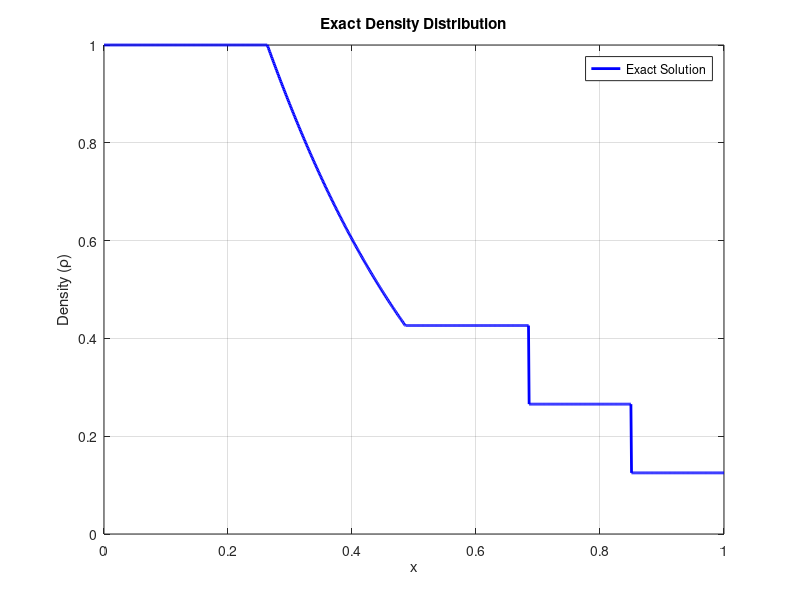

Reproduce this figure in MATLAB. (Note: this script raises an error after producing the figure.)
function riemann_exact_solution()
    % Exact solution for Sod's shock tube problem
    
    % Initial conditions
    rho_L = 1.0; u_L = 0.0; p_L = 1.0;
    rho_R = 0.125; u_R = 0.0; p_R = 0.1;
    gamma = 1.4;
    
    % Domain and time
    x = linspace(0, 1, 1000);
    t = 0.2;
    x0 = 0.5; % Initial membrane position
    
    % Sound speeds
    a_L = sqrt(gamma * p_L / rho_L);
    a_R = sqrt(gamma * p_R / rho_R);
    
    % Solve for star pressure using Newton-Raphson
    p_star = solve_star_pressure(p_L, p_R, u_L, u_R, rho_L, rho_R, gamma);
    
    % Calculate star velocity
    u_star = u_L + (2*a_L/(gamma-1)) * (1 - (p_star/p_L)^((gamma-1)/(2*gamma)));
    
    % Star densities
    rho_L_star = rho_L * (p_star/p_L)^(1/gamma);
    beta = (gamma+1)/(gamma-1);
    rho_R_star = rho_R * (1 + beta*(p_star/p_R)) / (beta + (p_star/p_R));
    
    % Wave speeds
    a_L_star = sqrt(gamma * p_star / rho_L_star);
    S_HL = u_L - a_L;
    S_TL = u_star - a_L_star;
    S_contact = u_star;
    S_shock = u_R + a_R * sqrt((gamma+1)/(2*gamma) * (p_star/p_R) + (gamma-1)/(2*gamma));
    
    % Initialize solution arrays
    rho = zeros(size(x));
    u = zeros(size(x));
    p = zeros(size(x));
    
    % Calculate exact solution
    for i = 1:length(x)
        xi = (x(i) - x0) / t;
        
        if xi < S_HL
            % Left state
            rho(i) = rho_L;
            u(i) = u_L;
            p(i) = p_L;
        elseif xi < S_TL
            % Rarefaction fan
            u_fan = (2/(gamma+1)) * (a_L + xi + (gamma-1)/2 * u_L);
            a_fan = u_fan - xi;
            rho(i) = rho_L * (a_fan/a_L)^(2/(gamma-1));
            u(i) = u_fan;
            p(i) = p_L * (a_fan/a_L)^(2*gamma/(gamma-1));
        elseif xi < S_contact
            % Left star state
            rho(i) = rho_L_star;
            u(i) = u_star;
            p(i) = p_star;
        elseif xi < S_shock
            % Right star state
            rho(i) = rho_R_star;
            u(i) = u_star;
            p(i) = p_star;
        else
            % Right state
            rho(i) = rho_R;
            u(i) = u_R;
            p(i) = p_R;
        end
    end
    
    % Save individual plots as PNG
    % Density plot
    figure('Position', [100, 100, 400, 300]);
    set(gcf, 'Color', 'white');
    plot(x, rho, 'b-', 'LineWidth', 2);
    xlabel('x');
    ylabel('Density (\rho)');
    title('Exact Density Distribution');
    legend('Exact Solution', 'Location', 'best');
    grid on;
    matlab2tikz('../figure/density_exact.tex');
    
    % Velocity plot
    figure('Position', [100, 100, 400, 300]);
    set(gcf, 'Color', 'white');
    plot(x, u, 'r-', 'LineWidth', 2);
    xlabel('x');
    ylabel('Velocity (u)');
    title('Exact Velocity Distribution');
    legend('Exact Solution', 'Location', 'best');
    grid on;
    matlab2tikz('../figure/velocity_exact.tex');
    
    % Pressure plot
    figure('Position', [100, 100, 400, 300]);
    set(gcf, 'Color', 'white');
    plot(x, p, 'g-', 'LineWidth', 2);
    xlabel('x');
    ylabel('Pressure (p)');
    title('Exact Pressure Distribution');
    legend('Exact Solution', 'Location', 'best');
    grid on;
    matlab2tikz('../figure/pressure_exact.tex');
    
    % Combined plot with all 4 subplots
    figure('Position', [100, 100, 800, 800]);
    
    subplot(2,2,1);
    plot(x, rho, 'b-', 'LineWidth', 2);
    xlabel('x');
    ylabel('Density (\rho)');
    title('Exact Density Distribution');
    legend('Exact Solution', 'Location', 'best');
    grid on;
    
    subplot(2,2,2);
    plot(x, u, 'r-', 'LineWidth', 2);
    xlabel('x');
    ylabel('Velocity (u)');
    title('Exact Velocity Distribution');
    legend('Exact Solution', 'Location', 'best');
    grid on;
    
    subplot(2,2,3);
    plot(x, p, 'g-', 'LineWidth', 2);
    xlabel('x');
    ylabel('Pressure (p)');
    title('Exact Pressure Distribution');
    legend('Exact Solution', 'Location', 'best');
    grid on;
    
    % Fourth subplot for wave structure diagram
    subplot(2,2,4);
    axis([0 1 0 0.4]);
    hold on;
    
    % Draw wave structure at t=0.3
    x_head = x0 + S_HL * t;
    x_tail = x0 + S_TL * t;
    x_contact = x0 + S_contact * t;
    x_shock = x0 + S_shock * t;
    
    % Plot regions
    fill([0 x_head x_head 0], [0 0 0.4 0.4], [0.8 0.8 1], 'EdgeColor', 'none', 'FaceAlpha', 0.3);
    fill([x_head x_tail x_tail x_head], [0 0 0.4 0.4], [0.6 0.8 1], 'EdgeColor', 'none', 'FaceAlpha', 0.3);
    fill([x_tail x_contact x_contact x_tail], [0 0 0.4 0.4], [1 0.8 0.6], 'EdgeColor', 'none', 'FaceAlpha', 0.3);
    fill([x_contact x_shock x_shock x_contact], [0 0 0.4 0.4], [1 0.6 0.6], 'EdgeColor', 'none', 'FaceAlpha', 0.3);
    fill([x_shock 1 1 x_shock], [0 0 0.4 0.4], [1 0.8 0.8], 'EdgeColor', 'none', 'FaceAlpha', 0.3);
    
    % Draw wave lines
    plot([x_head x_head], [0 0.4], 'k--', 'LineWidth', 1.5);
    plot([x_tail x_tail], [0 0.4], 'k--', 'LineWidth', 1.5);
    plot([x_contact x_contact], [0 0.4], 'k-', 'LineWidth', 2);
    plot([x_shock x_shock], [0 0.4], 'k-', 'LineWidth', 3);
    
    % Labels
    text(x_head/2, 0.35, 'L', 'FontSize', 12, 'HorizontalAlignment', 'center');
    text((x_head+x_tail)/2, 0.35, 'Fan', 'FontSize', 10, 'HorizontalAlignment', 'center');
    text((x_tail+x_contact)/2, 0.35, 'L*', 'FontSize', 12, 'HorizontalAlignment', 'center');
    text((x_contact+x_shock)/2, 0.35, 'R*', 'FontSize', 12, 'HorizontalAlignment', 'center');
    text((x_shock+1)/2, 0.35, 'R', 'FontSize', 12, 'HorizontalAlignment', 'center');
    
    xlabel('x');
    ylabel('Wave Structure');
    title('Wave Structure at t = 0.3');
    grid on;
    
    sgtitle(sprintf('Exact Riemann Solution at t = %.1f', t));
    
    % Display wave positions
    fprintf('Wave positions at t = %.1f:\n', t);
    fprintf('Head of rarefaction: x = %.3f\n', x0 + S_HL * t);
    fprintf('Tail of rarefaction: x = %.3f\n', x0 + S_TL * t);
    fprintf('Contact discontinuity: x = %.3f\n', x0 + S_contact * t);
    fprintf('Shock wave: x = %.3f\n', x0 + S_shock * t);
end

function p_star = solve_star_pressure(p_L, p_R, u_L, u_R, rho_L, rho_R, gamma)
    % Newton-Raphson iteration for star pressure
    
    % Sound speeds
    a_L = sqrt(gamma * p_L / rho_L);
    a_R = sqrt(gamma * p_R / rho_R);
    
    % Initial guess (average)
    p = (p_L + p_R) / 2;
    
    % Constants for right shock
    A_R = 2 / ((gamma + 1) * rho_R);
    B_R = (gamma - 1) / (gamma + 1) * p_R;
    
    tol = 1e-6;
    max_iter = 100;
    
    for iter = 1:max_iter
        % Left rarefaction velocity
        u_L_star = u_L + (2*a_L/(gamma-1)) * (1 - (p/p_L)^((gamma-1)/(2*gamma)));
        
        % Right shock velocity
        u_R_star = u_R + (p - p_R) * sqrt(A_R / (p + B_R));
        
        % Function and derivative
        f = u_L_star - u_R_star;
        
        % Derivatives
        du_L_dp = -(1/(rho_L * a_L)) * (p/p_L)^(-(gamma+1)/(2*gamma));
        du_R_dp = sqrt(A_R / (p + B_R)) * (1 - (p - p_R)/(2*(p + B_R)));
        
        f_prime = du_L_dp - du_R_dp;
        
        % Newton-Raphson update
        p_new = p - f / f_prime;
        
        % Check convergence
        if abs(p_new - p) / p < tol
            p_star = p_new;
            return;
        end
        
        p = p_new;
    end
    
    error('Newton-Raphson did not converge');
end
